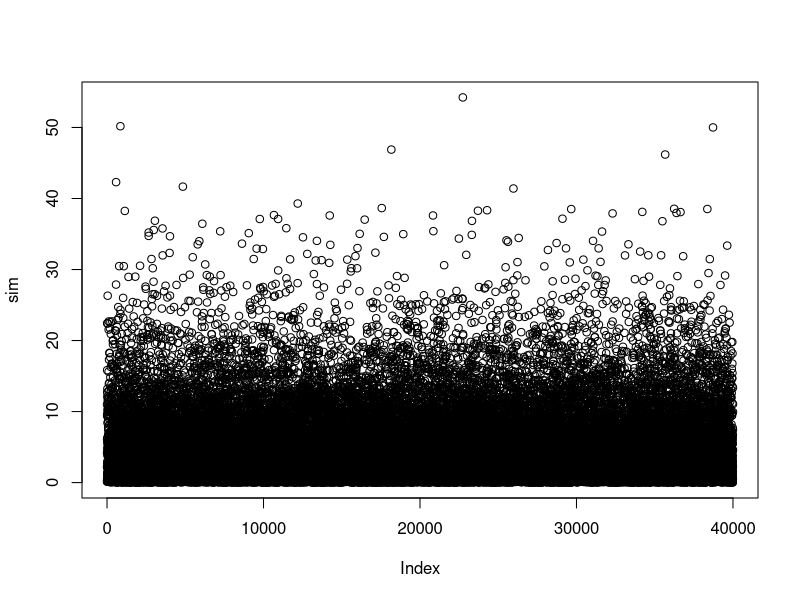
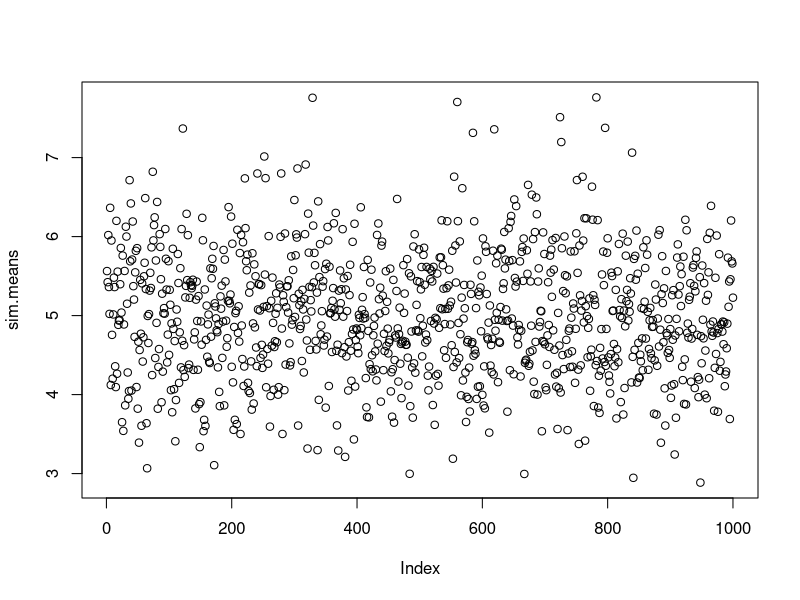
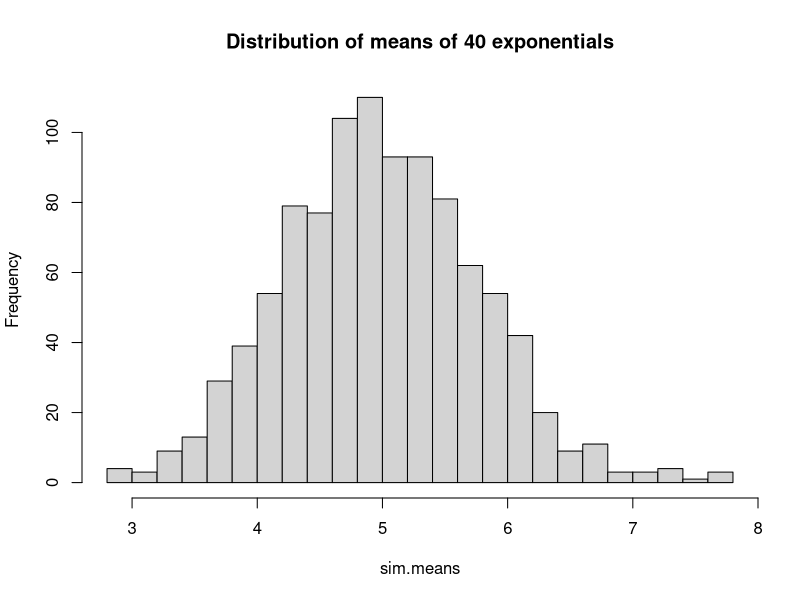
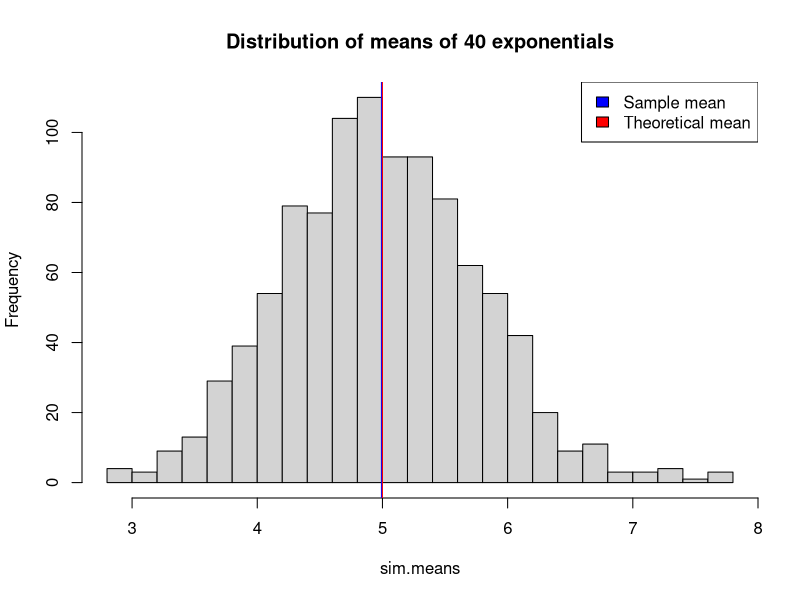

Generate these figures, in order, with R:
## ---- chunk 1
knitr::opts_chunk$set(echo = TRUE)
## ---- chunk 2
n <- 1000 * 40  # taking n as the number of simulations of 40 averages...
lambda <- 0.2
sim <- rexp(n, lambda)
plot(sim)
## ---- chunk 3
bin.size <- 40
sim.means <- apply(replicate(n / bin.size, sample(sim, size = bin.size)), 2, mean)
plot(sim.means)
## ---- chunk 4
hist(sim.means, breaks = 20, main = 'Distribution of means of 40 exponentials')
## ---- chunk 5
hist(sim.means, breaks = 20, main = 'Distribution of means of 40 exponentials')
sample.mean <- mean(sim.means)
theoretical.mean <- 1/lambda

abline(v=sample.mean, col='blue')
abline(v=theoretical.mean, col='red')
legend("topright", c("Sample mean", "Theoretical mean"), fill=c("blue", "red"))
